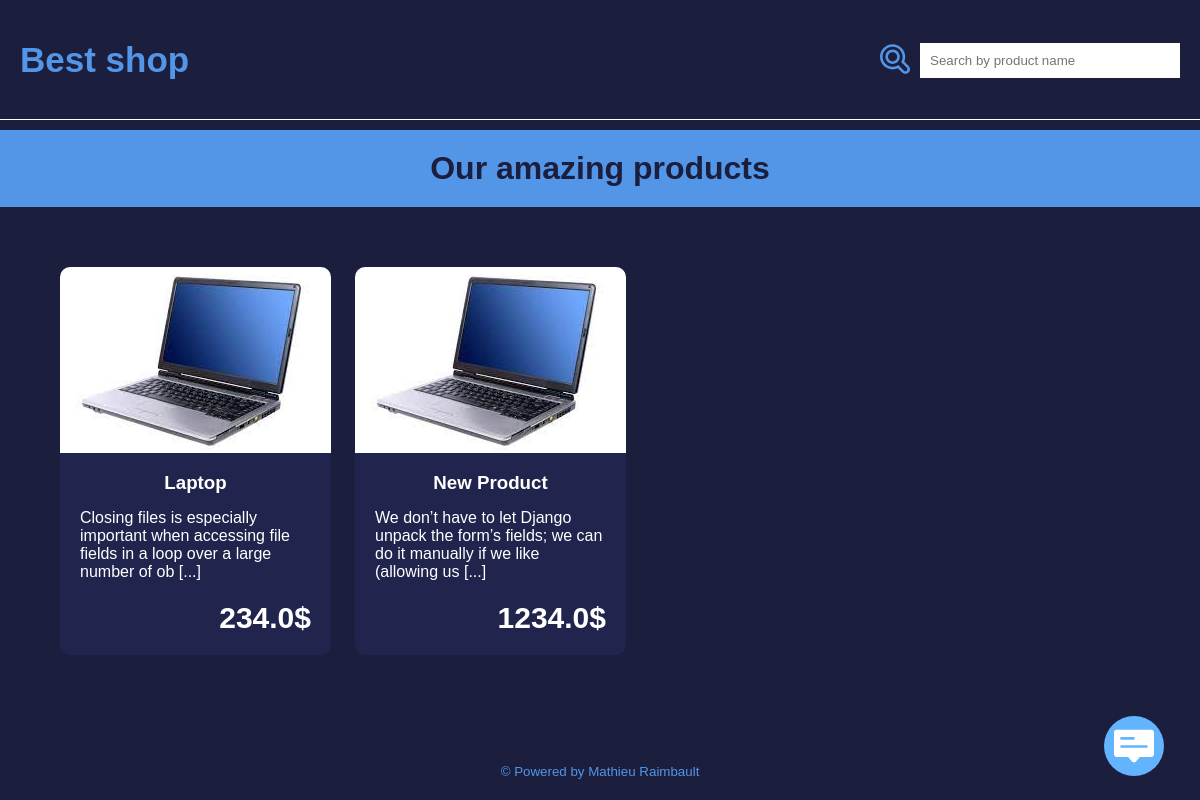
The app's page /shop/ with its own data.
### shop/models.py (models this page shows, shortened)
class Product(models.Model):
    title = models.CharField(max_length=50)
    description = models.TextField()
    price = models.FloatField(validators=[validators.MinValueValidator(0)])
    quantity = models.IntegerField(validators=[validators.MinValueValidator(0)])
    image = models.FileField(upload_to="products")

### shop/views.py (the view)
# urls.py: path('', views.index, name='index'),
def index(request):
    filters = {
        'quantity__gt': 0
    }
    if 'search' in request.GET:
        filters["title__contains"] = request.GET["search"]
    products = Product.objects.filter(**filters)
    return render(request, 'shop/index.html', {'products': products})

### shop/templates/shop/index.html (shortened to what this page needs)
{% extends "./_layout.html" %} {% block content %}
<h1 class="banner-title">Our amazing products</h1>
<section class="product-list">
	{% for product in products %} {% include "./partials/_product_card.html" %}
	{%endfor %}
</section>
{% endblock %}

### shop/templates/shop/partials/_product_card.html
<a href="/shop/{{ product.id }}">
	<article class="product-card">
		<div class="product-cart--banner">
			<img src="{{MEDIA_URL}}{{ product.image }}" />
		</div>
		<h3 class="product-card--title">{{ product.title }}</h3>
		<p class="product-card--content">
			{{ product.description|slice:100 }}
			<span class="product-card--see-more">[...]</span>
		</p>
		<footer class="product-card--footer">
			<p class="product-card--price">{{ product.price }}$</p>
		</footer>
	</article>
</a>

### shop/static/shop/style/index.css (style rules this page uses)
* { margin: 0; padding: 0; font-family: sans-serif; }
a { text-decoration: none; }
body { background: #1c1e3d; min-height: 100vh; display: flex; flex-direction: column; }
.banner-title { background-color: #5395e7; color: #1c1e3d; text-align: center; padding: 20px 0; margin: 10px 0; }
.product-list { flex: 1; padding: 50px 5vw; display: grid; grid-template-columns: repeat(5, 1fr); position: relative; gap: 2vw; }
.product-card { display: flex; flex-direction: column; background: #21244c; border-radius: 10px; overflow: hidden; }
.product-card * { color: white; }
.product-card--title { text-align: center; padding: 15px 5px; }
.product-card--content { padding: 0 20px; }
.product-card--footer { display: flex; align-items: center; justify-content: flex-end; padding: 20px 20px; }
.product-card--price { font-size: 30px; font-weight: bold; }

### records on screen
Product: image (picture), title "Laptop", description "Closing files is especially important when accessing file fields in a loop over a large number of ob", price "234.0"
Product: image (picture), title "New Product", description "We don’t have to let Django unpack the form’s fields; we can do it manually if we like (allowing us", price "1234.0"
